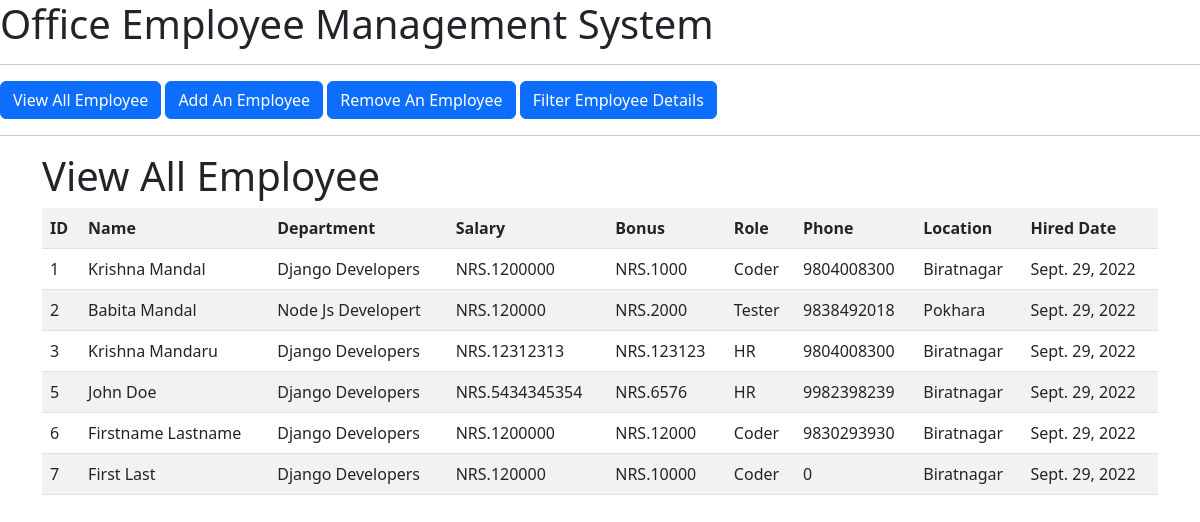
The page / on the database its author committed.
### emp_app/models.py (models this page shows, shortened)
class Employee(models.Model):
    first_name = models.CharField(max_length=100, null=False)
    last_name = models.CharField(max_length=100)
    dept = models.ForeignKey(Department, on_delete=models.CASCADE)
    salary = models.IntegerField(default=0)
    bonus = models.IntegerField(default=0)
    role = models.ForeignKey(Role, on_delete=models.CASCADE)
    phone = models.IntegerField(default=0)
    location = models.CharField(max_length=100, default="Nepal")
    hire_date = models.DateField()

class Department(models.Model):
    name = models.CharField(max_length=100, null=False)
    location = models.CharField(max_length=100)

class Role(models.Model):
    name= models.CharField(max_length=100, null=False)

### emp_app/views.py (the view)
# urls.py: path("", views.index, name="index"),
def index(request):
    emps = Employee.objects.all()
    context = {'emps':emps}
    return render(request, 'emp_app/index.html', context)

### emp_app/templates/emp_app/index.html (shortened to what this page needs)
{% extends 'base.html' %}
 {% block content %}
 <div class="container">
<h1> View All Employee</h1>
<table class="table table-striped">
    <tr>
        <th>ID</th>
        <th>Name</th>
        <th>Department</th>
        <th>Salary</th>
        <th>Bonus</th>
        <th>Role</th>
        <th>Phone</th>
        <th>Location</th>
        <th>Hired Date</th>
    </tr>
    {% for emp in emps %}
    <tr>
        <td>{{emp.id}}</td>
        <td>{{emp.first_name}} {{emp.last_name}}</td>
        <td>{{emp.dept.name}}</td>
        <td>NRS.{{emp.salary}}</td>
        <td>NRS.{{emp.bonus}}</td>
        <td>{{emp.role.name}}</td>
        <td>{{emp.phone}}</td>
        <td>{{emp.dept.location}}</td>
        <td>{{emp.hire_date}}</td>
    </tr>
    {% endfor %}
</table>
</div>
{% endblock content %}

### emp_app/templates/base.html (shortened to what this page needs)
<!DOCTYPE html>
<html lang="en">
  <head>
    <link href="https://cdn.jsdelivr.net/npm/bootstrap@5.2.1/dist/css/bootstrap.min.css" rel="stylesheet"/>
  </head>
  <body>
    <h1>Office Employee Management System</h1>
    <hr />
    <a href="{% url 'index' %}" class="btn btn-primary">View All Employee</a>
    <a href="{% url 'add_emp' %}" class="btn btn-primary">Add An Employee</a>
    <a href="{% url 'remove_emp' %}" class="btn btn-primary">Remove An Employee</a>
    <a href="{% url 'filter_emp' %}" class="btn btn-primary">Filter Employee Details</a>
    <hr />
    {% block content %}{% endblock content %}
  </body>
</html>

### rows shown on the page
Employee: id "1", first_name "Krishna", last_name "Mandal", dept.name "Django Developers", salary "1200000", bonus "1000", role.name "Coder", phone "9804008300", dept.location "Biratnagar", hire_date "Sept. 29, 2022"
Employee: id "2", first_name "Babita", last_name "Mandal", dept.name "Node Js Developert", salary "120000", bonus "2000", role.name "Tester", phone "9838492018", dept.location "Pokhara", hire_date "Sept. 29, 2022"
Employee: id "3", first_name "Krishna", last_name "Mandaru", dept.name "Django Developers", salary "12312313", bonus "123123", role.name "HR", phone "9804008300", dept.location "Biratnagar", hire_date "Sept. 29, 2022"
Employee: id "5", first_name "John", last_name "Doe", dept.name "Django Developers", salary "5434345354", bonus "6576", role.name "HR", phone "9982398239", dept.location "Biratnagar", hire_date "Sept. 29, 2022"
Employee: id "6", first_name "Firstname", last_name "Lastname", dept.name "Django Developers", salary "1200000", bonus "12000", role.name "Coder", phone "9830293930", dept.location "Biratnagar", hire_date "Sept. 29, 2022"
Employee: id "7", first_name "First", last_name "Last", dept.name "Django Developers", salary "120000", bonus "10000", role.name "Coder", phone "0", dept.location "Biratnagar", hire_date "Sept. 29, 2022"
